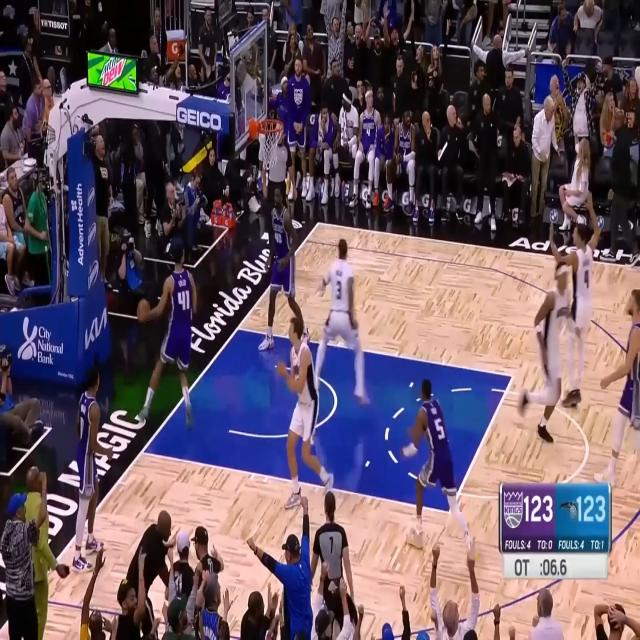
#> input picture Object_Tracking/model_data/custom-dataset/test/youtube-0_jpg.rf.182b16977d37cc1e8c9bdc9cf858247c.jpg, 640 x 640 px, given in place of basketball_game.mp4, which was not available
$ python movement.py
#> lines starting #> are read from the running program, lines starting #| are printed output that depends on the picture; pictures that were not available may be replaced by others from this repository, and a replacement may not be noted
import csv
import imutils
import cv2
import json
import math
import numpy as np
from config import VIDEO_CONFIG
from itertools import zip_longest
from math import ceil
from scipy.spatial.distance import euclidean
from colors import RGB_COLORS, gradient_color_RGB

tracks = []
with open('processed_data/movement_data.csv', 'r') as file:
#> (reads Object_Tracking/processed_data/movement_data.csv from the repository)
    reader = csv.reader(file, delimiter=',')
    for row in reader:
        if len(row[3:]) > 4:
            temp = []
            data = row[3:]
            for i in range(0, len(data), 2):
                temp.append([int(data[i]), int(data[i+1])])
            tracks.append(temp)

with open('processed_data/video_data.json', 'r') as file:
#> (reads Object_Tracking/processed_data/video_data.json from the repository)
	data = json.load(file)
	vid_fps = data["VID_FPS"]
	data_record_frame = data["DATA_RECORD_FRAME"]
	frame_size = data["PROCESSED_FRAME_SIZE"]

cap = cv2.VideoCapture(VIDEO_CONFIG["VIDEO_CAP"])
cap.set(1, 100)
(ret, tracks_frame) = cap.read()
#> tracks_frame is the input picture: shape (640, 640, 3); mean B, G, R 100.1, 87.3, 104.6
tracks_frame = imutils.resize(tracks_frame, width=frame_size)
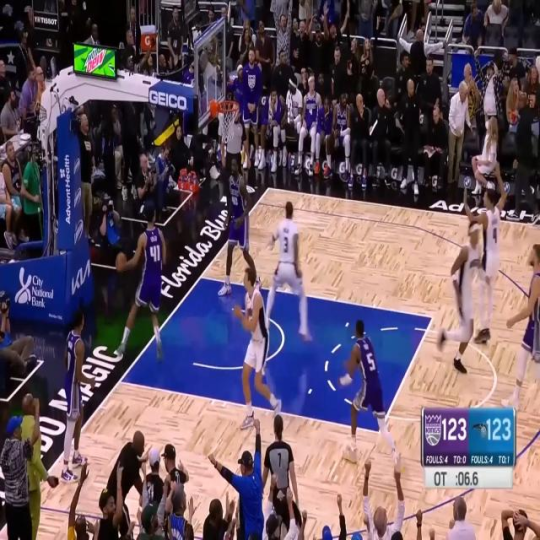
#> tracks_frame: shape (1080, 1080, 3) (shown at 1/2 size); mean B, G, R 100.1, 87.3, 104.6
heatmap_frame = np.copy(tracks_frame)
print(tracks_frame.shape)
#| (1080, 1080, 3)
stationary_threshold_seconds = 2
stationary_threshold_frame =  round(vid_fps * stationary_threshold_seconds / data_record_frame)
stationary_distance = frame_size * 0.05
max_stationary_time = 120
blob_layer = 50
max_blob_size = frame_size * 0.1
layer_size = max_blob_size / blob_layer
color_start = 210
color_end = 0
color_steps = int((color_start - color_end) / blob_layer)
scale = 1.5

# print(stationary_distance)
# print(stationary_threshold_frame)

stationary_points = []
movement_points = []
total = 0
for movement in tracks:
    temp_movement_point = [movement[0]]
    stationary = movement[0]
    stationary_time = 0
    for i in movement[1:]:
        if euclidean(stationary, i) < stationary_distance:
            stationary_time += 1
        else:
            temp_movement_point.append(i)
            if stationary_time > stationary_threshold_frame:
                stationary_points.append([stationary, stationary_time])
            stationary = i
            stationary_time = 0
    movement_points.append(temp_movement_point)
    total += len(temp_movement_point)

# print(total)
# print(movement_points)

color1 = (255, 96, 0)
color2 = (0, 28, 255)
for track in movement_points:
    for i in range(len(track) - 1):
        color = gradient_color_RGB(color1, color2, len(track) - 1, i)
        cv2.line(tracks_frame, tuple(track[i]), tuple(track[i+1]), color, 2)

def draw_blob(frame, coordinates, time):
    if time >= max_stationary_time:
        layer = blob_layer
    else:
        layer = math.ceil(time * scale / layer_size)
    for x in reversed(range(layer)):
        color = color_start - (color_steps * x)
        size = x * layer_size
        cv2.circle(frame, coordinates, int(size), (color, color, color), -1)

heatmap = np.zeros((heatmap_frame.shape[0], heatmap_frame.shape[1]), dtype=np.uint8)
for points in stationary_points:
    draw_heatmap = np.zeros((heatmap_frame.shape[0], heatmap_frame.shape[1]), dtype=np.uint8)
    draw_blob(draw_heatmap, tuple(points[0]), points[1])
    heatmap = cv2.add(heatmap, draw_heatmap)
#> heatmap: shape (1080, 1080); every value is 0

lo = np.array([color_start])
hi = np.array([255])
mask = cv2.inRange(heatmap, lo, hi)
heatmap[mask > 0] = color_start

heatmap = cv2.applyColorMap(heatmap, cv2.COLORMAP_JET)
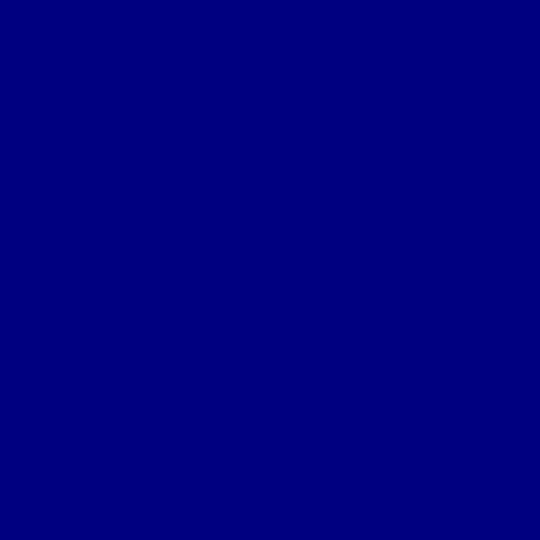
#> heatmap: shape (1080, 1080, 3) (shown at 1/2 size); mean B, G, R 128, 0, 0
lo = np.array([128,0,0])
hi = np.array([136,0,0])
mask = cv2.inRange(heatmap, lo, hi)
#> mask: shape (1080, 1080); every value is 255
heatmap[mask > 0] = (0, 0, 0)
#> heatmap: shape (1080, 1080, 3); every value is 0

for row in range(heatmap.shape[0]):
    for col in range(heatmap.shape[1]):
        if (heatmap[row][col] == np.array([0,0,0])).all():
            heatmap[row][col] = heatmap_frame[row][col]

heatmap_frame = cv2.addWeighted(heatmap, 0.75, heatmap_frame, 0.25, 1)


# # ------- frame with gaps and header

# header_height = 50

# # Create black headers for each frame
# header_tracks = np.zeros((header_height, tracks_frame.shape[1], 3), dtype=np.uint8)
# header_heatmap = np.zeros((header_height, heatmap_frame.shape[1], 3), dtype=np.uint8)

# # Add text to each header
# cv2.putText(header_tracks, 'Movement Tracks', (10, 30), cv2.FONT_HERSHEY_SIMPLEX, 1, (255, 255, 255), 2)
# cv2.putText(header_heatmap, 'Stationary Location Heatmap', (10, 30), cv2.FONT_HERSHEY_SIMPLEX, 1, (255, 255, 255), 2)

# # Attach the headers to the top of each frame
# tracks_frame_with_header = np.vstack((header_tracks, tracks_frame))
# heatmap_frame_with_header = np.vstack((header_heatmap, heatmap_frame))

# # Create a separator (black bar) to add between the frames
# separator_height = 10
# separator = np.zeros((separator_height, tracks_frame.shape[1], 3), dtype=np.uint8)

# # Stack frames with separator
# combined_frame = np.vstack((tracks_frame_with_header, separator, heatmap_frame_with_header))


# # combined_frame = np.vstack((tracks_frame, heatmap_frame))


# # Show the combined image in a single window
# cv2.imshow("Engagement Tracking", combined_frame)

# # Loop to keep the window open until 'ESC' key is pressed
# while True:
#     # Wait for the ESC key to be pressed
#     if cv2.waitKey(1) & 0xFF == 27:
#         break

# # Close all OpenCV windows and release the video capture object
# cv2.destroyAllWindows()
# cap.release()


# --------------------------

header_height = 50
separator_height = 10

# Convert the original frame to grayscale (for the greyed-out effect)
greyed_out_frame = cv2.cvtColor(tracks_frame, cv2.COLOR_BGR2GRAY)
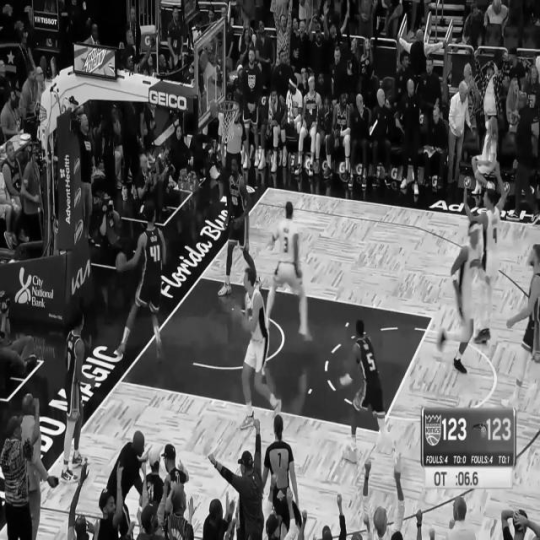
#> greyed_out_frame: shape (1080, 1080) (shown at 1/2 size); min 0, max 254, mean 93.9
greyed_out_frame_colored = cv2.cvtColor(greyed_out_frame, cv2.COLOR_GRAY2BGR)

# Process for stationary points on heatmap
for points in stationary_points:
    draw_blob(heatmap, tuple(points[0]), points[1])

# Normalize the heatmap
normalized_heatmap = cv2.normalize(heatmap, None, 0, 255, cv2.NORM_MINMAX)
colored_heatmap = cv2.applyColorMap(normalized_heatmap, cv2.COLORMAP_JET)
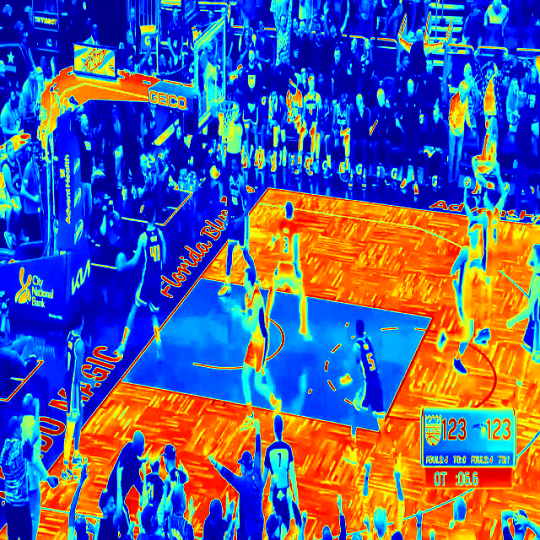
#> colored_heatmap: shape (1080, 1080, 3) (shown at 1/2 size); mean B, G, R 148.2, 93.5, 87.9

# Blend the heatmap with the greyed-out frame
alpha = 0.5  # Adjust alpha for blending
for row in range(greyed_out_frame_colored.shape[0]):
    for col in range(greyed_out_frame_colored.shape[1]):
#> (the run stopped early here; a loop or call above may not have finished)
